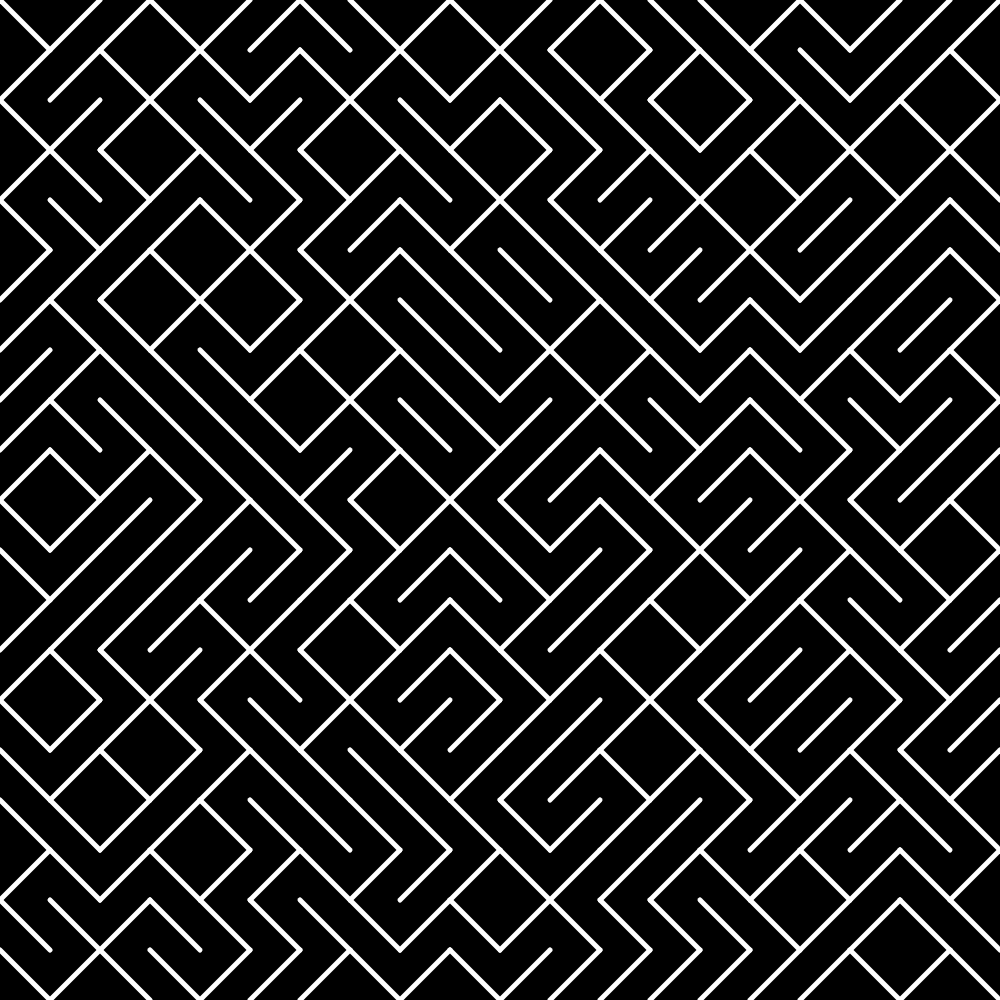
Frame 1 (no input)
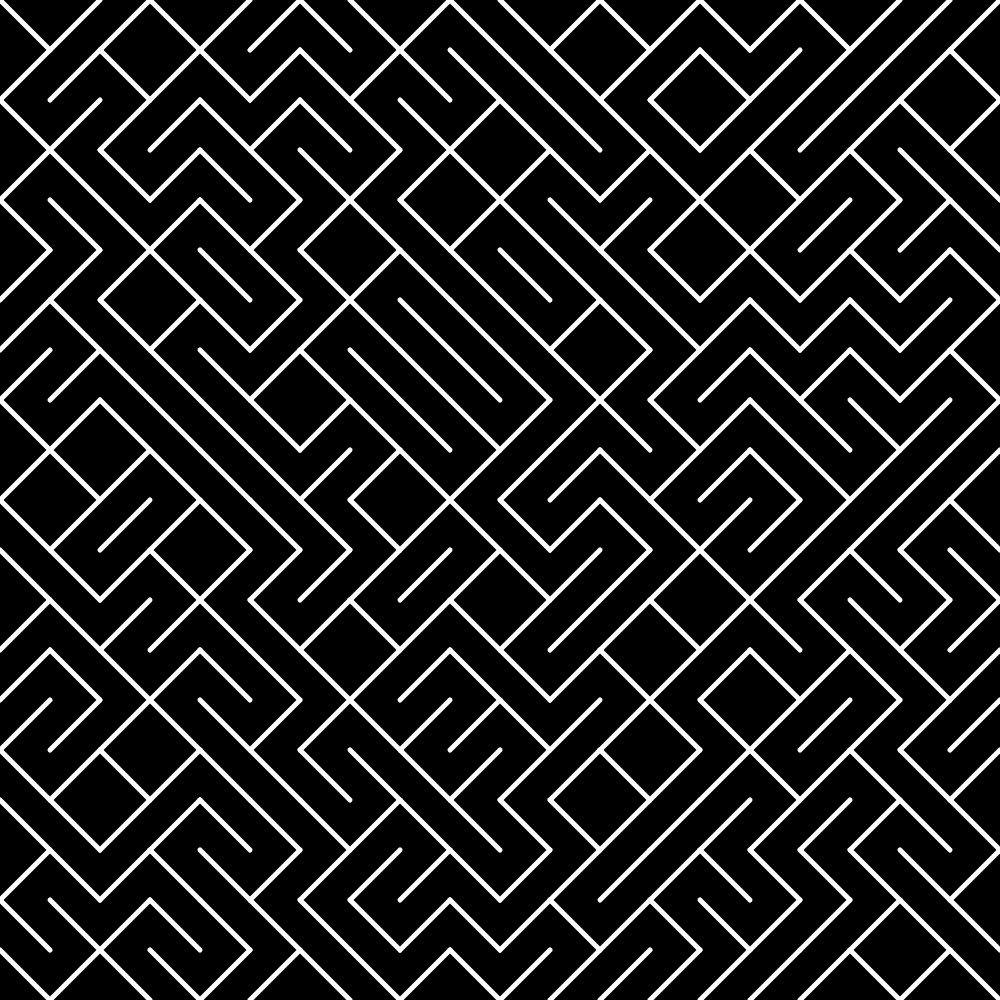
Frame 60 (no input)
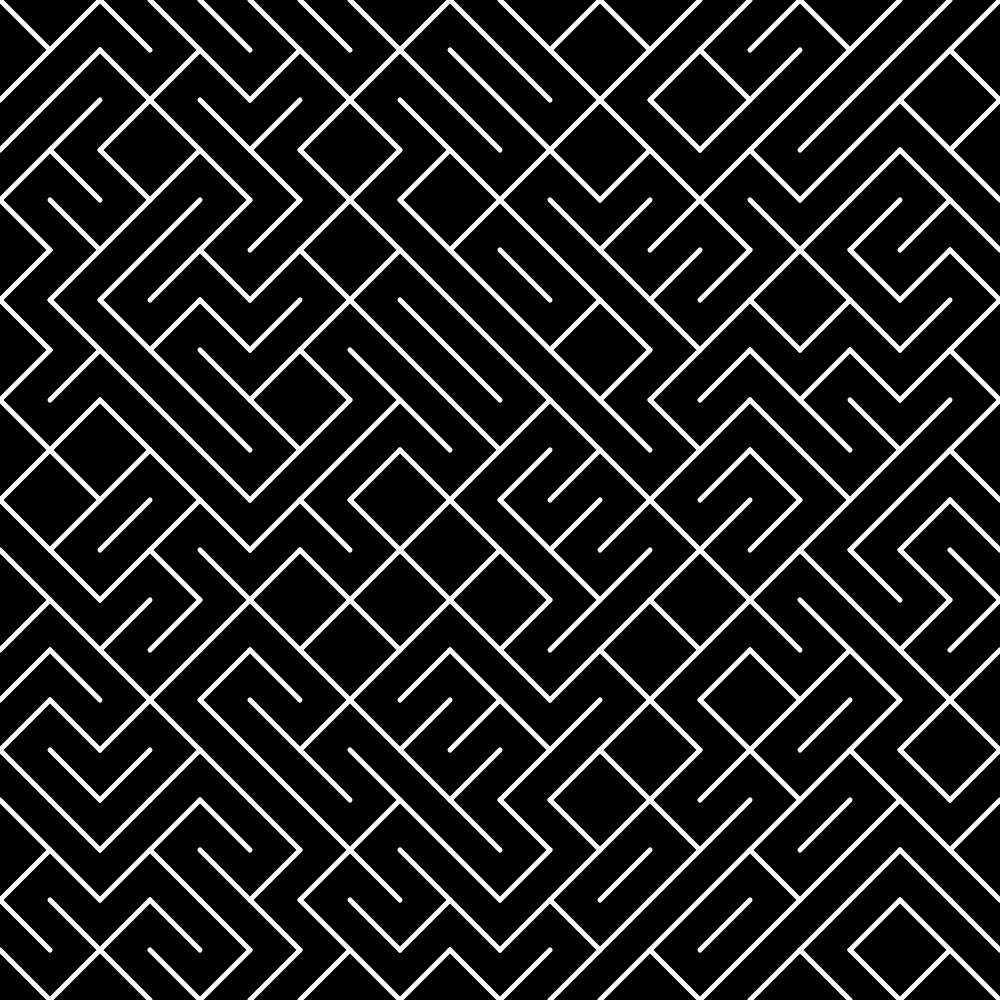
Frame 120 (the mouse pressed at the canvas centre since frame 60)

The p5.js sketch that drew these frames (run headless with seeded random() and noise() and a simulated clock; from frame 60 on, the mouse is pressed at the canvas centre):

// p5.js sketch
// ── sketch.js
let n_row = 20
let walls = []

function setup() {

  canva_size = windowHeight < windowWidth ? windowHeight : windowWidth
  createCanvas(canva_size, canva_size);

  frameRate(30)
  
  cell_size = width / n_row

  for (let i = 0; i < n_row ** 2; i++) {
    walls.push(int(random(2)))
  }
}

function draw() {
  background(250);
  background(0)
  stroke(255)
  strokeWeight(5)

  random_wall_i = int(random(0, walls.length))

  if (walls[random_wall_i] == 0) {
    walls[random_wall_i] = 1 
  } else {
    walls[random_wall_i] = 0 
  }

  for (let i = 0; i < n_row; i += 1) {
    for (let j = 0; j < n_row; j += 1) {
      
      x = i * cell_size;
      y = j * cell_size;

      index = i * n_row + j
      
      if (walls[index]) {
        line(x, y, x + cell_size, y + cell_size)
      } else {
        line(x  +cell_size, y, x, y + cell_size)
      }
      
    }
  }
}
